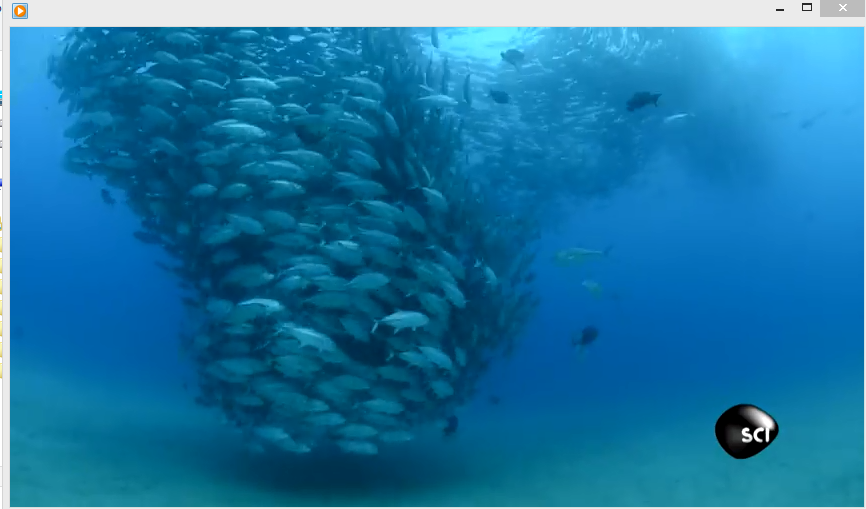
#> input picture Task 4 - Underwater Color Correction/original.PNG, 866 x 509 px, found by its file name
$ python 'color detection_3.py'
#> lines starting #> are read from the running program, lines starting #| are printed output that depends on the picture; pictures that were not available may be replaced by others from this repository, and a replacement may not be noted
import cv2
import numpy as np

def color_detect(img, lower_bound, upper_bound):
    lower_bound = np.array(lower_bound, dtype = "uint8")
    upper_bound = np.array(upper_bound, dtype = "uint8")

    mask = cv2.inRange(img, lower_bound, upper_bound)
    res = cv2.bitwise_and(img, img, mask= mask)

    return res

orig = cv2.imread("original.png")
#> orig is the input picture: shape (509, 866, 3); mean B, G, R 163.9, 117.4, 27.6
changed = cv2.imread("change.png")
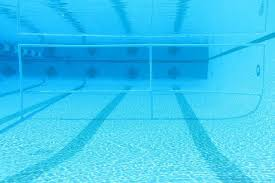
#> input picture Task 4 - Underwater Color Correction/pool1.jpg, 275 x 183 px, given in place of change.png, which was not available
#> changed is the input picture: shape (183, 275, 3); mean B, G, R 240.3, 199.5, 55.2

# resizing important for subtraction (images must be of the same size)
changed = cv2.resize(changed, (orig.shape[1], orig.shape[0]), interpolation = cv2.INTER_CUBIC)
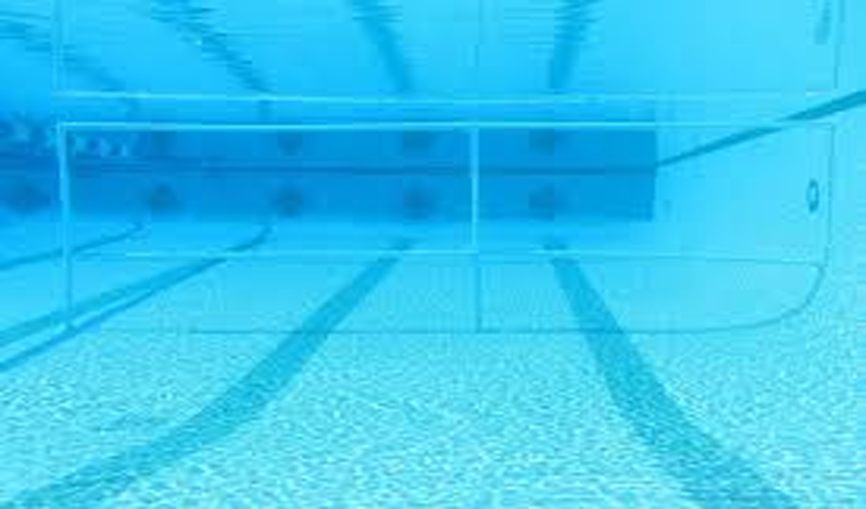
#> changed: shape (509, 866, 3); mean B, G, R 240.3, 199.5, 55.2

orig = cv2.cvtColor(orig, cv2.COLOR_BGR2GRAY)
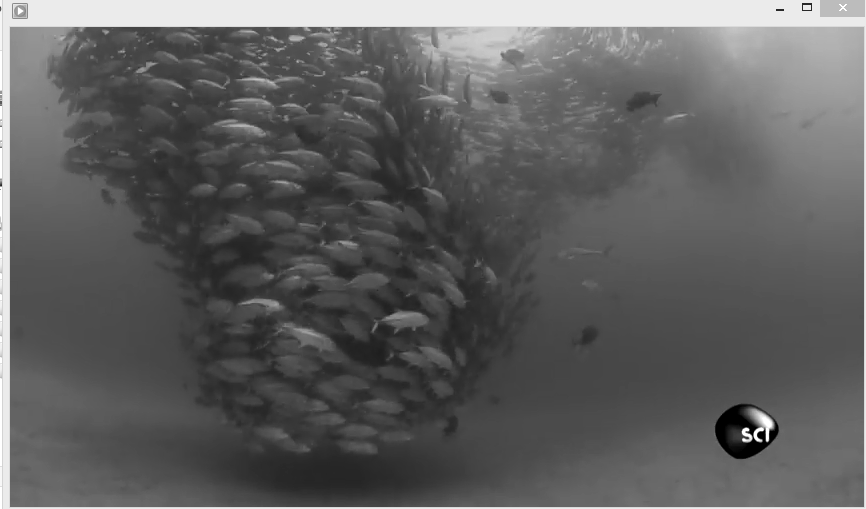
#> orig: shape (509, 866); min 0, max 255, mean 95.8
changed = cv2.cvtColor(changed, cv2.COLOR_BGR2GRAY)
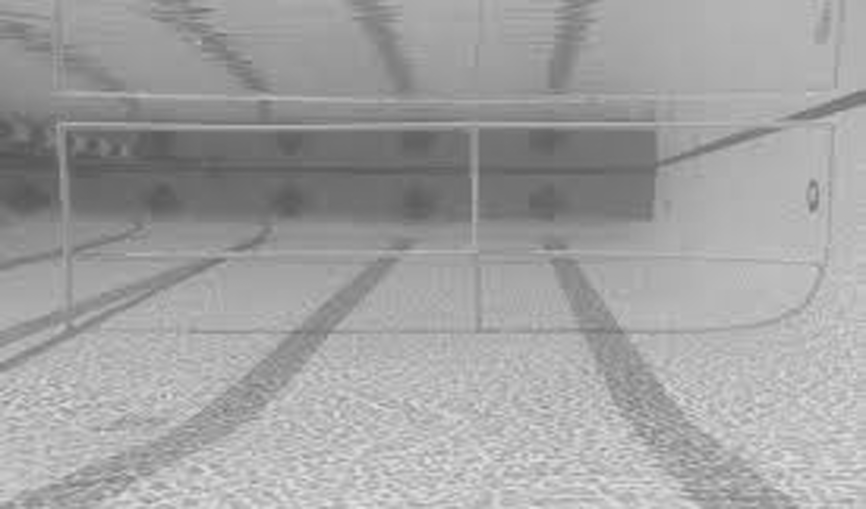
#> changed: shape (509, 866); min 84, max 227, mean 161

original = cv2.equalizeHist(orig)
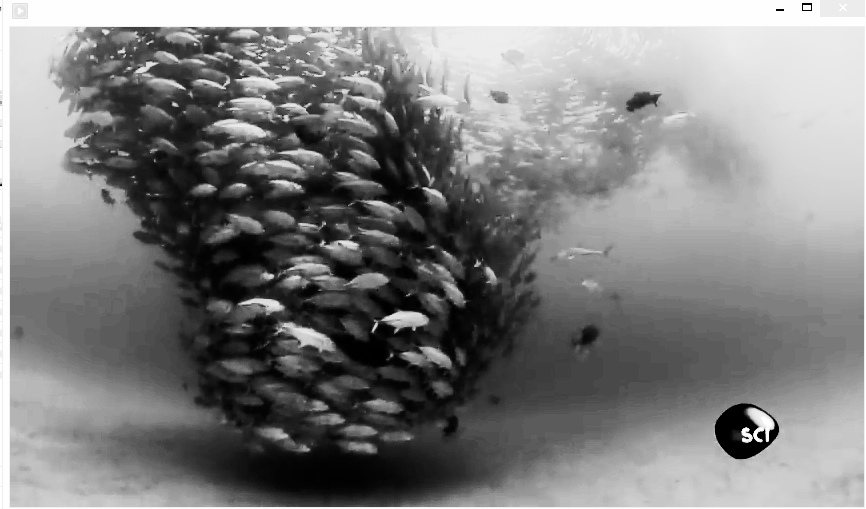
#> original: shape (509, 866); min 0, max 255, mean 129
changed = cv2.equalizeHist(changed)
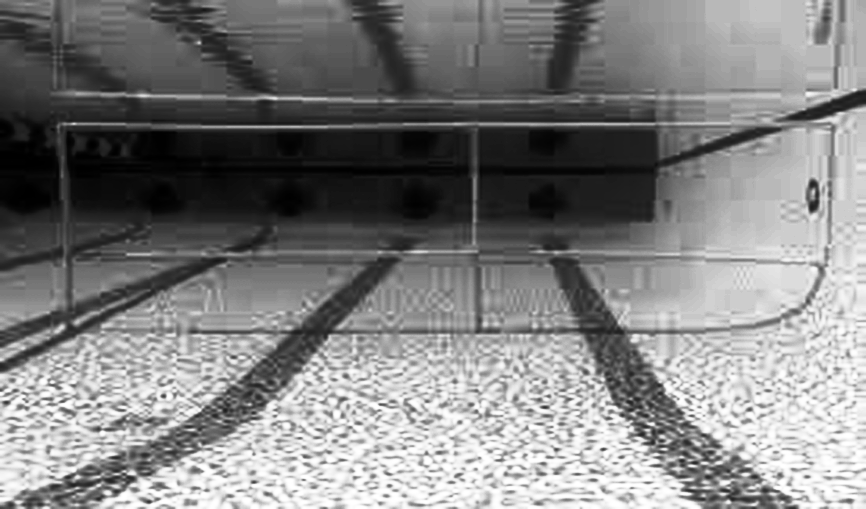
#> changed: shape (509, 866); min 0, max 255, mean 129


orig = cv2.cvtColor(orig, cv2.COLOR_GRAY2BGR)
#> orig: shape (509, 866, 3)
changed = cv2.cvtColor(changed, cv2.COLOR_GRAY2BGR)
#> changed: shape (509, 866, 3)


# blurring enhance the result of mask
# allignment and fitting of the 2 images must be achieved first - 3shan l result baiz 5als
original = cv2.GaussianBlur(src= original, ksize= (5, 5), sigmaX= 0)
changed = cv2.GaussianBlur(src= changed, ksize= (5, 5), sigmaX= 0)


P_lowerBoundary = [137, 73, 163]
P_upperBoundary = [177, 113, 203]

W_lowerBoundary = [220, 204, 182]
W_upperBoundary = [255, 244, 222]

#> (the run stopped early here; a loop or call above may not have finished)
